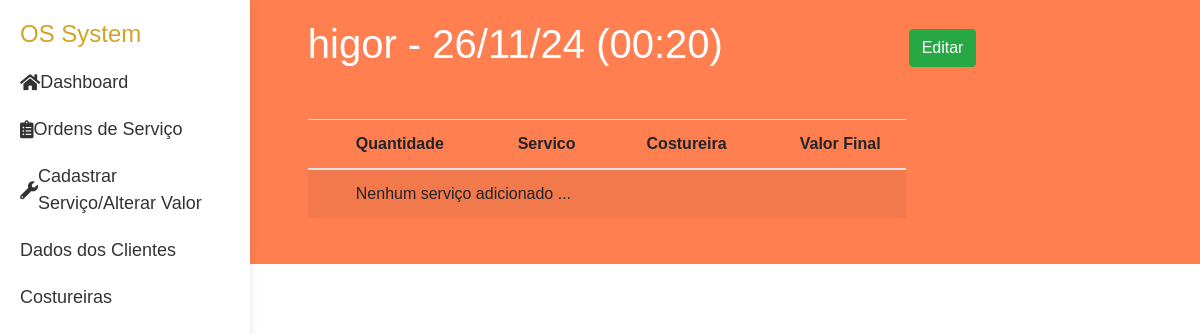
The app's page /clientes/preview_4, older data.
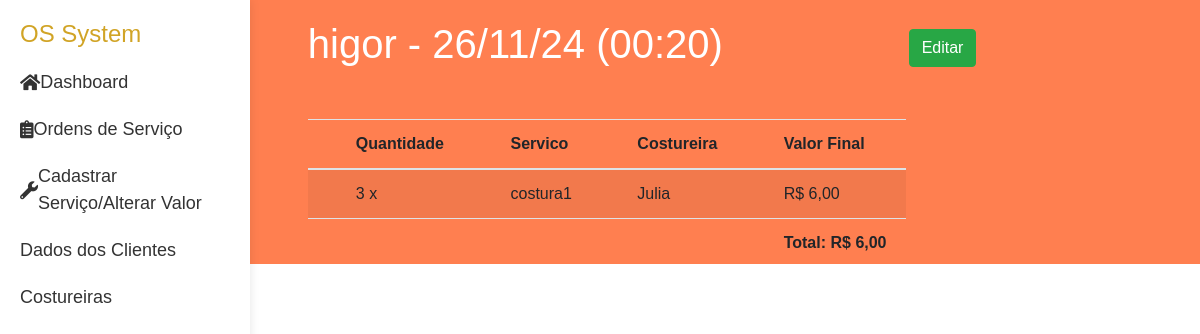
The same page, newer data.
### ordens/models.py (models this page shows, shortened)
class Ordem(models.Model):
    cliente = models.ForeignKey(Cliente, related_name='ordens', on_delete=models.CASCADE)
    data_pedido = models.DateTimeField(auto_now_add=True)
    data_entrega = models.DateField(verbose_name='Data de entrega')
    status = models.IntegerField(choices=STATUS, default=0)
    def total(self):
        return sum(item.quantidade * item.servico.valor for item in self.itens.all())

class OrdemItem(models.Model):
    ordem = models.ForeignKey(Ordem, related_name='itens', on_delete=models.CASCADE)
    servico = models.ForeignKey(servicos, on_delete=models.CASCADE)
    costureira = models.ForeignKey(Costureira, on_delete=models.CASCADE)
    quantidade = models.PositiveIntegerField()
    descricao = models.TextField(blank=True, null=True)  # Comentário opcional
    def preco_total(self):
        return self.quantidade * self.servico.valor

### cliente/models.py (models this page shows)
class Cliente(models.Model):
    nome = models.CharField(max_length=100)
    cpf = CPFField(masked=True,blank=True, null=True, verbose_name='CPF')
    endereco = models.CharField(max_length=100,blank=True, null=True)
    num =  models.IntegerField(blank=True, null=True)
    cidade = models.CharField(max_length=20,blank=True, null=True)
    estado = models.CharField(max_length=30,blank=True, null=True)
    telefone = models.CharField(max_length=15,blank=True, null=True)
    def __str__(self):
        return self.nome

### servicos/models.py (models this page shows)
class servicos(models.Model):
    nome = models.CharField(max_length=50)
    valor = models.DecimalField(max_digits=10, decimal_places=2)
    def __str__(self):
        return self.nome

### costureiras/models.py (models this page shows)
class Costureira(models.Model):
    nome = models.CharField(max_length=100)
    def __str__(self) :
        return self.nome

### cliente/views.py (the view)
# urls.py: path('preview_<int:id>', views.vis_ordem_cliente, name= 'preview'),
def vis_ordem_cliente(request, id):
    ordem = get_object_or_404(Ordem, pk=id)
    objs = ordem.itens.all()
    return render(request, 'cliente/vis_ordem_cliente.html', {'itens':objs, 'ordem':ordem})

### cliente/templates/cliente/vis_ordem_cliente.html
{% extends "layout.html" %}
{% block content %}
<div class='block'>
    <h1>{{ordem.cliente}} - {{ordem.data_pedido|date:"d/m/y (H:i)"}} </h1>
    <div>
        <a class='btn btn-success' href="{% url "ordens:edit_order" ordem.id %}">Editar</a>
    </div>
</div>
<table class='tabela-cliente-ordem table table-striped'>
    <thead>
        <tr>
            <th>Quantidade</th>
            <th>Servico</th>
            <th>Costureira</th>
            <th>Valor Final</th>
        </tr>
    </thead>
    <tbody>
        {% if itens %}
            {% for item in itens %}
                <tr>
                    <td>{{item.quantidade}} x </td>
                    <td>{{item.servico}} </td>
                    <td>{{item.costureira}} </td>
                    <td>R$ {{item.preco_total}} </td>
                </tr>
            {% endfor %}
            <tr>
                <td></td>
                <td></td>
                <td></td>
                <th>Total: R$ {{ordem.total}} </th>
            </tr>
        {% else %}
            <tr>
                <td colspan='4'>
                    Nenhum serviço adicionado ...
                </td>
            </tr>
        {% endif %}
    </tbody>
</table>
{% endblock %}

Row changes from the older to the newer data that the page shows:
shown differently, row unchanged: Ordem "higor": total (not shown) → "6,00"
added OrdemItem: quantidade "3", servico "costura1", costureira "Julia", preco_total "6,00"
Text that changed along with them:
text no longer shown: "Nenhum serviço adicionado ..."
text now shown: "Total: R$"
